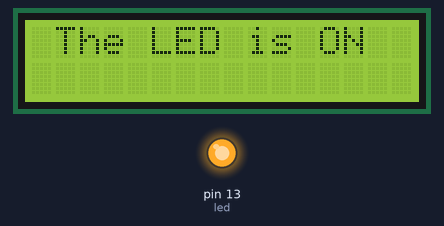
A sketch run on a simulated Arduino Uno, built with avr-gcc and run on an emulated ATmega328P. On the bench: 16×2 character LCD, output pins drawn as LEDs (lit = HIGH).

Above: at 0.1 s.
At 3.1 s:
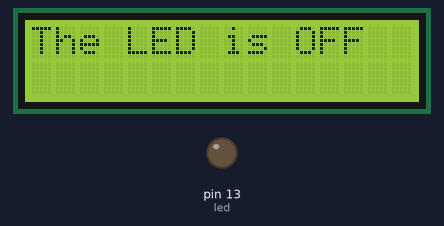
Timing chart, 0 to 130.0 s (numbered marks = the images above):
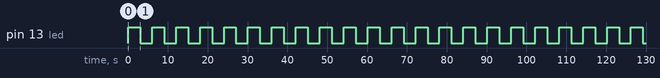

The sketch:

led.ino
```cpp
#include <LiquidCrystal.h>

LiquidCrystal lcd (2, 3, 4, 5, 6, 7);// RS, E, D4, D5, D6, D7 AND A to VCC, K to GND


int led = 13;

void setup() {
  // put your setup code here, to run once:
  pinMode(led, OUTPUT);
  lcd.begin(16,2);


}

void loop() {
  // put your main code here, to run repeatedly:
  lcd.clear();

  lcd.setCursor(1,0);
  digitalWrite(led, HIGH);
  lcd.print("The LED is ON");
  delay(3000);


  lcd.clear();
  digitalWrite(led, LOW);
  lcd.print("The LED is OFF");
  delay(3000);

}
```

Measured:
- by itself, pin 13 (led): alternates HIGH for 3.0 s and LOW for 3.0 s
